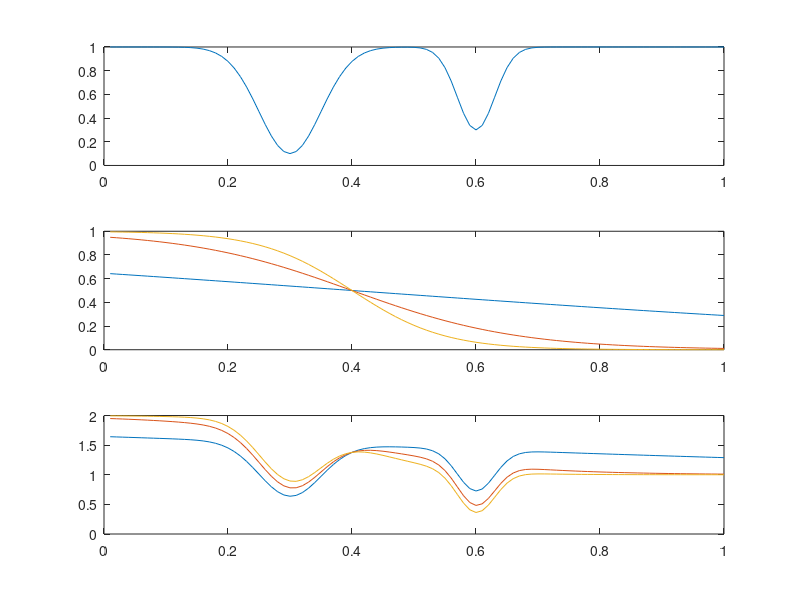

Recreate this plot in MATLAB.
x = 0.01:0.01:1;
figure()

% f = @(x, a, b, c)(a./x + b.^x + c);
% plot(x, 0.01./x + 1.8, x, 0.2./x + 0.4);
% %plot(x, f(x, 0.1, 10, 2).*(1-x)+(x).*f(x, 2, 0.5, 1));
% ylim([0 10]);


subplot(3,1,1);
f1 = @(x)(1*(1 - 0.9*gaussmf(x, [0.05, 0.3]) - 0.7*gaussmf(x, [0.03, 0.6])));
plot(x, f1(x));

slips = [0.1 0.5 0.9];

subplot(3,1,2);
%f2 = @(x,slip)(1-1./(1+exp(-(x-0.4)*15*slip)));
%plot(x, f2(x,slips(1)), x, f2(x,slips(2)), x, f2(x,slips(3)));

f2 = @(x,slip)(1-1./(1+exp(-(x-0.4)*15*slip)));
plot(x, f2(x,slips(1)), x, f2(x,slips(2)), x, f2(x,slips(3)));


subplot(3,1,3);
plot(x, f1(x) + f2(x,slips(1)), x, f1(x) + f2(x,slips(2)), x, f1(x) + f2(x,slips(3)));

